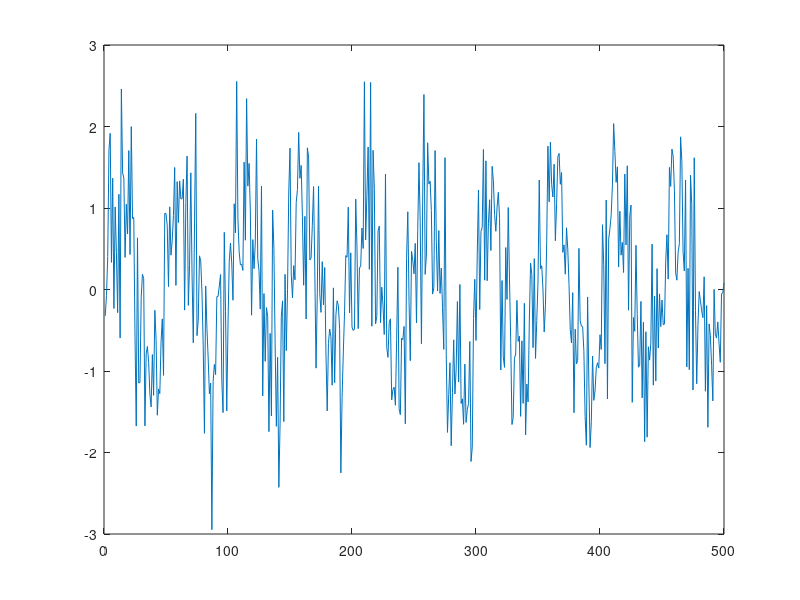

Source code (MATLAB):
n=1:500;
f=0.02;
zg=sqrt(0.5)*randn(1,500);
x=sin(2*pi*f*n);
r=x+zg;
plot(r);
ft=linspace(0,0.5,1000);
for i=1:1000

s=cos(2*pi*ft(i)*n);

d(i)=sum((r-s).^2);

end

min(d)


%[Vmin Imin]=min(d);
%fprintf('estimated freq is %f\n',ft(Imin));
